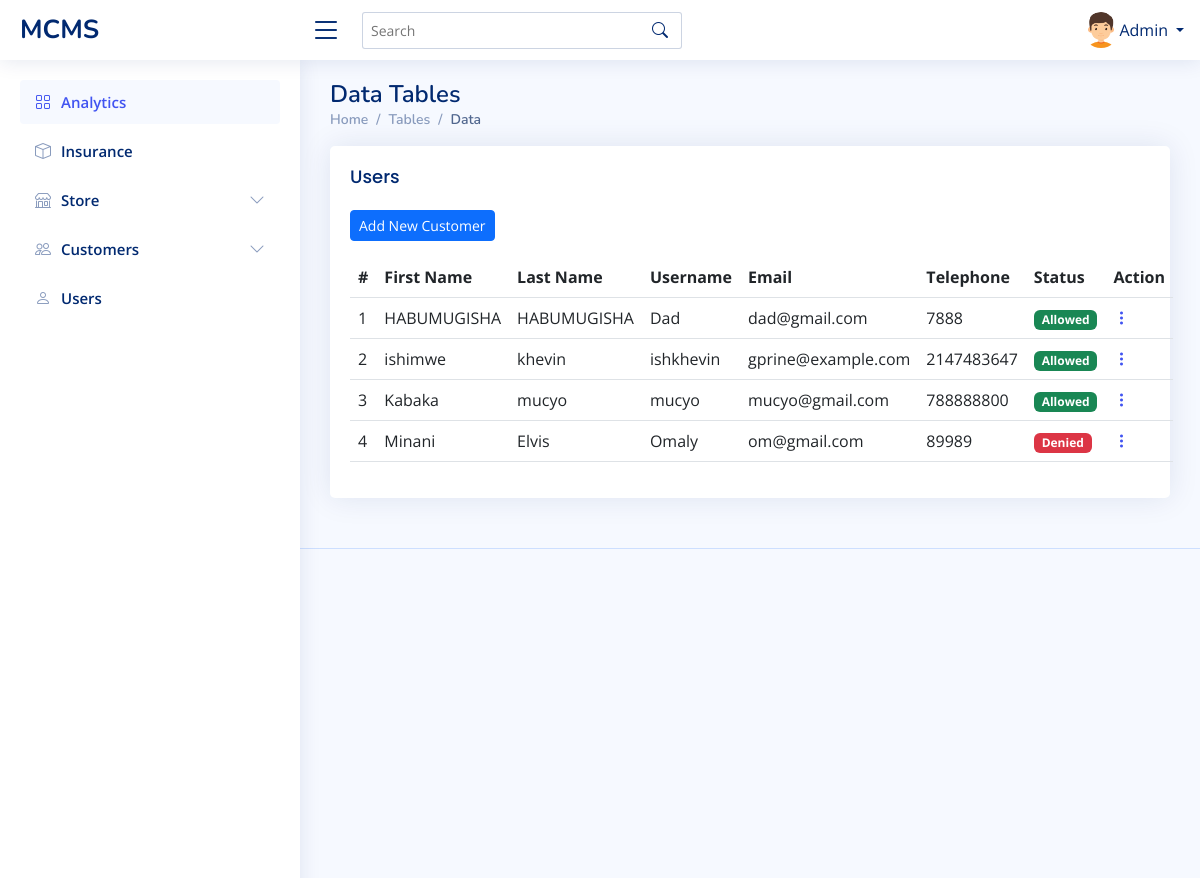
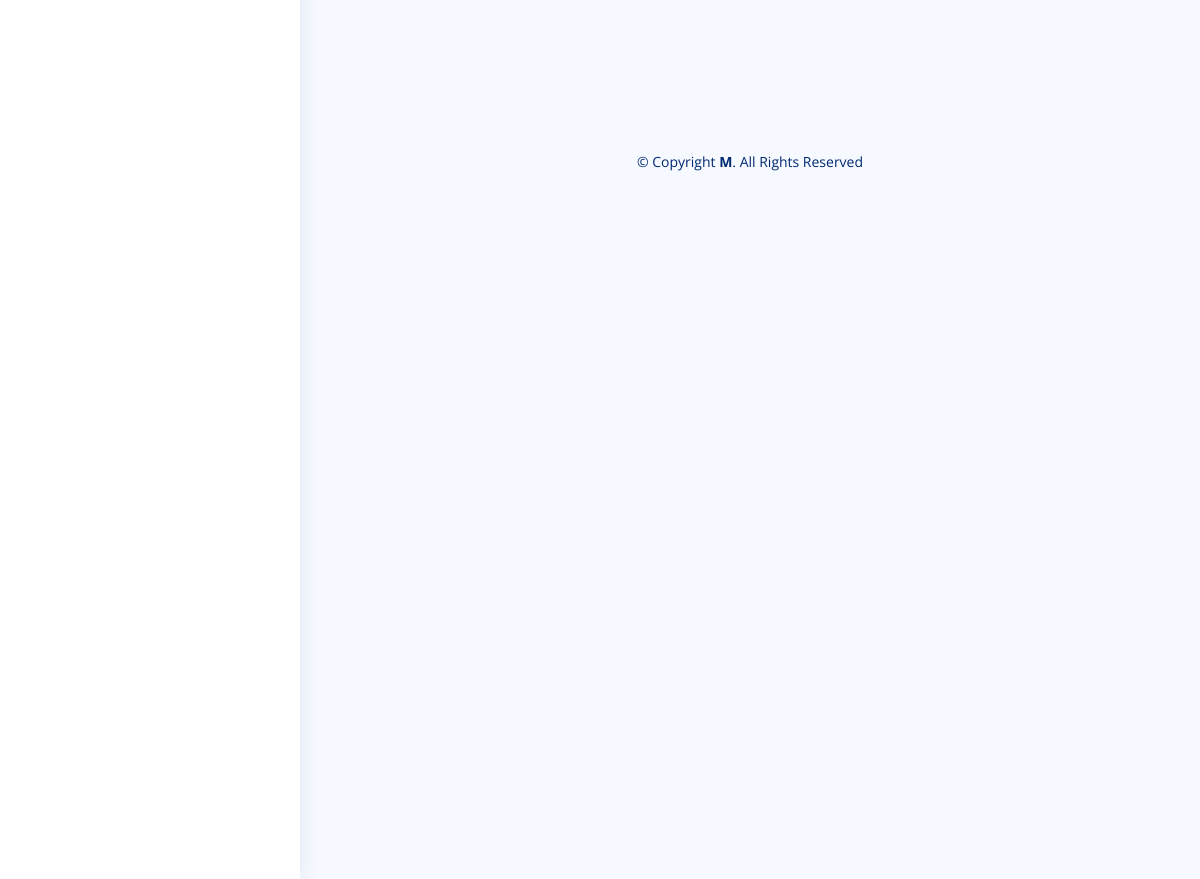
The page /Dashboard/Admin/customers_info.php (signed in) on the database its author committed (2 pictures, top to bottom).
### tables this page shows
CREATE TABLE `customer` (
  `c_id` int(11) NOT NULL,
  `fname` varchar(250) NOT NULL,
  `lname` varchar(225) NOT NULL,
  `customername` varchar(100) NOT NULL,
  `email` varchar(100) NOT NULL,
  `telephone` int(11) NOT NULL,
  `address` varchar(100) NOT NULL,
  `gender` varchar(200) NOT NULL,
  `photo` varchar(250) NOT NULL,
  `password` varchar(250) NOT NULL,
  `status` varchar(250) NOT NULL,
  `dates` timestamp NOT NULL DEFAULT current_timestamp() ON UPDATE current_timestamp()
);

### Dashboard/Admin/customers_info.php (the view, shortened to what this page needs)
<?php
    include 'navbar.php';
?>
  <main id="main" class="main">
    <div class="pagetitle">
      <h1>Data Tables</h1>
      <nav>
        <ol class="breadcrumb">
          <li class="breadcrumb-item"><a href="index.php">Home</a></li>
          <li class="breadcrumb-item">Tables</li>
          <li class="breadcrumb-item active">Data</li>
        </ol>
      </nav>
    </div>
    <section class="section">
      <div class="row">
        <div class="col-lg-12">
          <div class="card">
            <div class="card-body">
              <h5 class="card-title">Users</h5>
              <div class="box-header with-border">
              <a href="insert-customer.php" data-toggle="modal" class="btn btn-primary btn-sm btn-flat"><i class="fa fa-plus"></i>Add New Customer</a>
            </div>
              <table class='table datatable'>
                <thead>
                  <tr>
                    <th scope='col'>#</th>
                    <th scope='col'>First Name</th>
                    <th scope='col'>Last Name</th>
                    <th scope='col'>Username</th>
                    <th scope='col'>Email</th>
                    <th scope='col'>Telephone</th>
                    <th scope='col'>Status</th>
                    <th scope='col'>Action</th>
                    </thead>
                <tr>
             <?php
                    $count = 1;
                $fetch = mysqli_query($conn,"select * from customer where status='Allowed'");
                while($row = mysqli_fetch_array($fetch))
                {
                 echo"<tr>";
                 echo"<td>".$count."</td>";
                 echo"<td>".$row['fname']."</td>";
                 echo"<td>".$row['lname']."</td>";
                 echo"<td>".$row['customername']."</td>";
                 echo"<td>".$row['email']."</td>";
                 echo"<td>".$row['telephone']."</td>";
                 echo"<td><span class='badge bg-success'>".$row['status']."</td>";
                 echo"<td class='text-right'>".
						"<div class='dropdown'>
						<a href='#' class='action-icon bi bi-three-dots-vertical' data-bs-toggle='dropdown'></a>
						<div class='dropdown-menu dropdown-menu-right'>
						<a class='dropdown-item' href=update_customer.php?c_id=".$row['c_id']."><i class='bi bi-pencil'></i> Edit</a>".
						"<a class='dropdown-item' href=delete-customer.php?c_id=".$row['c_id']."><i class='bi bi-trash'></i> Delete</a>"."</td>";
            $count = $count + 1;
          }
          ?>
                </tr>
                <tr>
             <?php
                $fetch = mysqli_query($conn,"select * from customer where status='Denied'");
                while($row = mysqli_fetch_array($fetch))
                {
                 echo"<tr>";
                 echo"<td>".$count."</td>";
                 echo"<td>".$row['fname']."</td>";
                 echo"<td>".$row['lname']."</td>";
                 echo"<td>".$row['customername']."</td>";
                 echo"<td>".$row['email']."</td>";
                 echo"<td>".$row['telephone']."</td>";
                 echo"<td><span class='badge bg-danger'>".$row['status']."</td>";
                 echo"<td class='text-right'>".
						"<div class='dropdown'>
						<a href='#' class='action-icon bi bi-three-dots-vertical' data-bs-toggle='dropdown'></a>
						<div class='dropdown-menu dropdown-menu-right'>
						<a class='dropdown-item' href=update_customer.php?c_id=".$row['c_id']."><i class='bi bi-pencil'></i> Edit</a>".
						"<a class='dropdown-item' href=delete-customer.php?c_id=".$row['c_id']."><i class='bi bi-trash'></i> Delete</a>"."</td>";
            $count = $count + 1;
          }
          ?>
                </tr>
       </table>
            </div>
          </div>
        </div>
      </div>
    </section>
  </main>
  <?php
        include "../footer.php"
   ?>

### Dashboard/Admin/assets/css/style.css (style rules this page uses)
:root { scroll-behavior: smooth; }
body { font-family: "Open Sans", sans-serif; background: #f6f9ff; color: #444444; }
a { color: #4154f1; text-decoration: none; }
h1, h2, h3, h4, h5, h6 { font-family: "Nunito", sans-serif; }
#main { margin-top: 60px; padding: 20px 30px; transition: all 0.3s; }
.pagetitle { margin-bottom: 10px; }
.pagetitle h1 { font-size: 24px; margin-bottom: 0; font-weight: 600; color: #012970; }
.card { margin-bottom: 30px; border: none; border-radius: 5px; box-shadow: 0px 0 30px rgba(1, 41, 112, 0.1); }
.card-title { padding: 20px 0 15px 0; font-size: 18px; font-weight: 500; color: #012970; font-family: "Poppins", sans-serif; }
.card-body { padding: 0 20px 20px 20px; }
.breadcrumb { font-size: 14px; font-family: "Nunito", sans-serif; color: #899bbd; font-weight: 600; }
.breadcrumb a { color: #899bbd; transition: 0.3s; }
.breadcrumb .breadcrumb-item::before { color: #899bbd; }
.breadcrumb .active { color: #51678f; font-weight: 600; }
@media (min-width: 1200px) { #main, #footer { margin-left: 300px; } }

### rows shown on the page
customer: fname "HABUMUGISHA", lname "HABUMUGISHA", customername "Dad", email "dad@gmail.com", telephone "7888", status "Allowed"
customer: fname "ishimwe", lname "khevin", customername "ishkhevin", email "gprine@example.com", telephone "2147483647", status "Allowed"
customer: fname "Kabaka", lname "mucyo", customername "mucyo", email "mucyo@gmail.com", telephone "788888800", status "Allowed"
customer: fname "Minani", lname "Elvis", customername "Omaly", email "om@gmail.com", telephone "89989", status "Denied"

### other values the page prints
$_SESSION['account_type'] "Admin"
